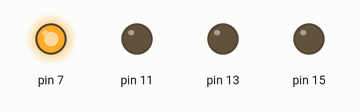
Recording of a program running on a simulated Raspberry Pi (header pin numbers). Shown: output pins drawn as LEDs (lit = HIGH).

Above: at 0.2 s.
At 1.5 s:
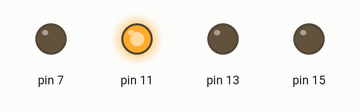
At 3.7 s:
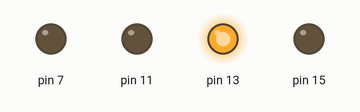
At 7.0 s:
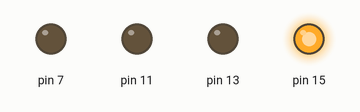
At 9.0 s:
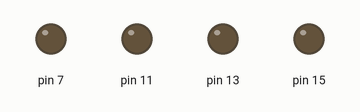
Timing chart, 0 to 13.0 s (numbered marks = the images above):
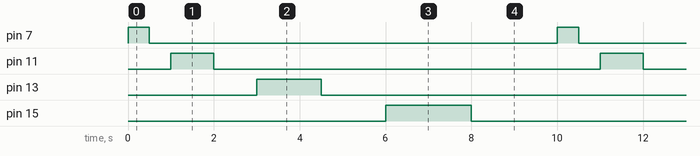

Measured:
- by itself, pin 7: alternates HIGH for 0.50 s and LOW for 9.5 s
- by itself, pin 11: alternates HIGH for 1.0 s and LOW for 9.0 s
- by itself, pin 13: alternates HIGH for 1.5 s and LOW for 8.5 s
- by itself, pin 15: alternates HIGH for 2.0 s and LOW for 8.0 s

The program:

Punto3.py
```python
import RPi.GPIO as GPIO
import time

GPIO.setmode(GPIO.BOARD)
GPIO.setup(7, GPIO.OUT)
GPIO.setup(11, GPIO.OUT)
GPIO.setup(13, GPIO.OUT)
GPIO.setup(15, GPIO.OUT)

while True:
  	GPIO.output(7, True)
  	time.sleep(0.5)
  	GPIO.output(7, False)
  	time.sleep(0.5)
  	GPIO.output(11, True)
  	time.sleep(1)
  	GPIO.output(11, False)
  	time.sleep(1)
  	GPIO.output(13, True)
  	time.sleep(1.5)
  	GPIO.output(13, False)
  	time.sleep(1.5)
  	GPIO.output(15, True)
  	time.sleep(2)
  	GPIO.output(15, False)
  	time.sleep(2)
```
